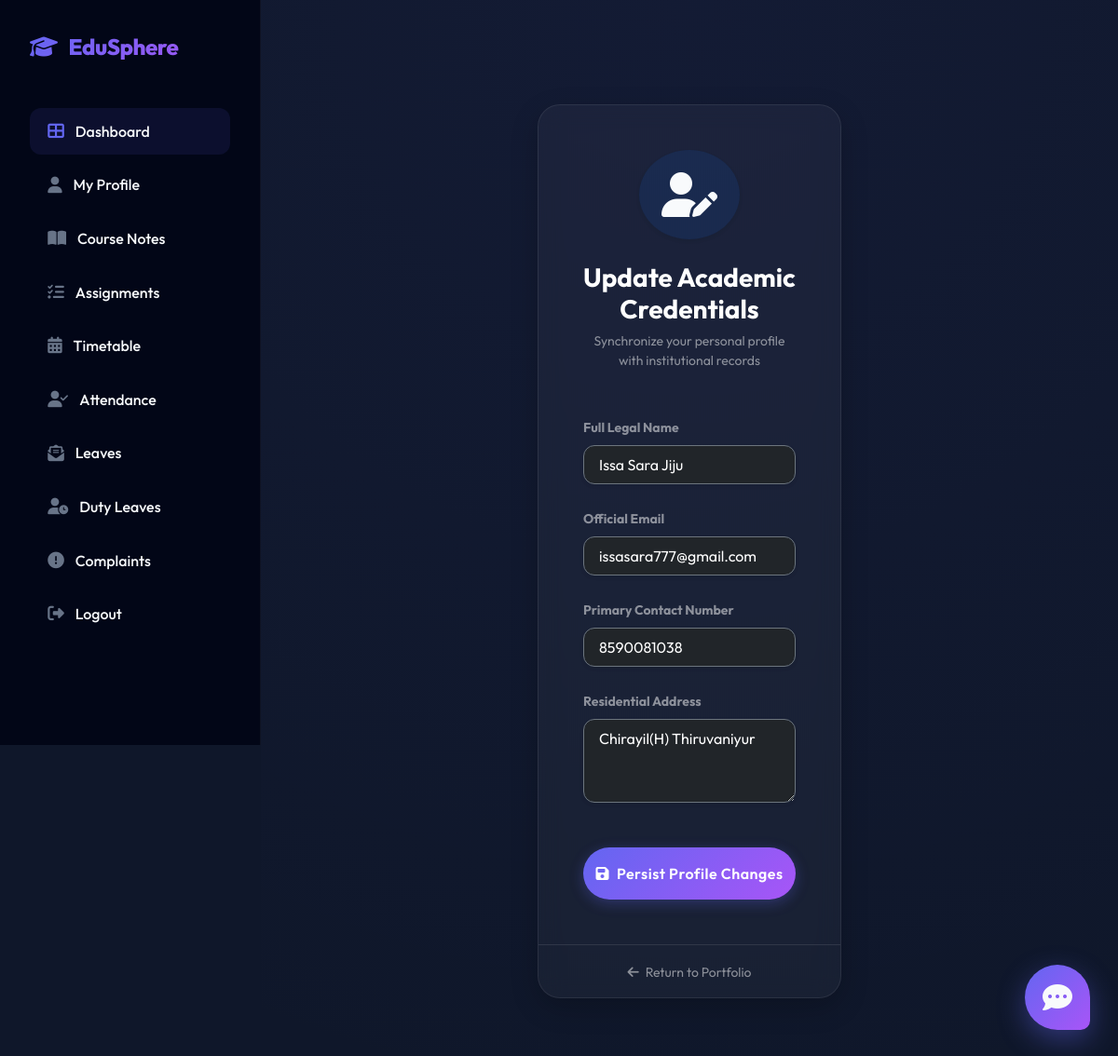
The page /Student/Editprofile/ (signed in) on the database its author committed.
### Teacher/models.py (models this page shows)
class tbl_student(models.Model):
    student_name=models.CharField(max_length=50)
    student_email=models.CharField(max_length=50)
    student_registernumber=models.CharField(max_length=50,null=True)
    student_contact=models.CharField(max_length=50)
    student_address=models.CharField(max_length=50)
    student_photo=models.FileField(upload_to="Assets/StudentDocs/")
    student_gender=models.CharField(max_length=50)
    student_dob=models.DateField(validators=[validate_dob])
    student_password=models.CharField(max_length=50)
    assignclass=models.ForeignKey(tbl_assignclass,on_delete=models.CASCADE)

### Student/views.py (the view)
# urls.py: path('Editprofile/',views.Editprofile,name="Editprofile"),
def Editprofile(request):
  studentdata = tbl_student.objects.get(id=request.session['sid'])
  if request.method == "POST":
    name=request.POST.get("txt_name")
    email=request.POST.get("txt_email")
    contact=request.POST.get("txt_contact")
    address=request.POST.get("txt_address")
    studentdata.student_name = name
    studentdata.student_email= email
    studentdata.student_contact= contact
    studentdata.student_address= address
    studentdata.save()
    return render(request,"Student/Editprofile.html",{'msg':"Data Updated..."})
  else:
    return render(request,"Student/Editprofile.html",{'student':studentdata})

### Teacher/context_processors.py (called while the page is built)
def teacher_sidebar_context(request):
    is_class_teacher = False
    tid = request.session.get('tid')
    if tid:
        try:
            teacher = tbl_teacher.objects.get(id=tid)
            is_class_teacher = tbl_assignclass.objects.filter(teacher=teacher).exists()
        except tbl_teacher.DoesNotExist:
            is_class_teacher = False
    return {
        'is_class_teacher': is_class_teacher
    }

### Student/Templates/Student/Editprofile.html (shortened to what this page needs)
{% extends 'Student/Head.html' %}
{% load static %}
{% block content %}
<div class="container-fluid py-4">
    <div class="row pt-5 justify-content-center">
        <div class="col-lg-5">
            <div class="card bg-white bg-opacity-5 border border-white border-opacity-10 rounded-4 shadow-lg overflow-hidden animate-fadeIn">
                <div class="card-body p-5">
                    <div class="text-center mb-5">
                        <div class="bg-primary bg-opacity-10 text-primary p-4 rounded-circle d-inline-block shadow-sm">
                            <i class="fas fa-user-edit fa-3x"></i>
                        </div>
                        <h2 class="h3 fw-bold mt-4 mb-2 text-white">Update Academic Credentials</h2>
                        <p class="text-muted small">Synchronize your personal profile with institutional records</p>
                    </div>
                    <form action="" method="post">
                        <div class="mb-4">
                            <label class="form-label text-muted small fw-bold uppercase letter-spacing-1">Full Legal Name</label>
                            <input type="text" required name="txt_name" id="txt_name" value="{{ student.student_name }}" class="form-control bg-dark border-secondary text-white py-2 shadow-sm" pattern="^[A-Z]+[a-zA-Z ]*$" title="Introductory letter must be a capital.">
                        </div>
                        <div class="mb-4">
                            <label class="form-label text-muted small fw-bold uppercase letter-spacing-1">Official Email</label>
                            <input type="email" required name="txt_email" id="txt_email" value="{{ student.student_email }}" class="form-control bg-dark border-secondary text-white py-2 shadow-sm">
                        </div>
                        <div class="mb-4">
                            <label class="form-label text-muted small fw-bold uppercase letter-spacing-1">Primary Contact Number</label>
                            <input type="text" required name="txt_contact" id="txt_contact" value="{{ student.student_contact }}" class="form-control bg-dark border-secondary text-white py-2 shadow-sm" pattern="[6-9]{1}[0-9]{9}" title="Must be a valid 10-digit mobile sequence.">
                        </div>
                        <div class="mb-4">
                            <label class="form-label text-muted small fw-bold uppercase letter-spacing-1">Residential Address</label>
                            <textarea required name="txt_address" id="txt_address" class="form-control bg-dark border-secondary text-white py-2 shadow-sm" rows="3">{{ student.student_address }}</textarea>
                        </div>
                        <div class="d-grid mt-5">
                            <button type="submit" class="btn btn-primary py-3 rounded-pill fw-bold transform-active transition-all shadow-lg">
                                <i class="fas fa-save me-2"></i>Persist Profile Changes
                            </button>
                        </div>
                    </form>
                </div>
                <div class="bg-white bg-opacity-5 py-3 border-top border-white border-opacity-10 text-center">
                    <a href="{% url 'Student:Myprofile' %}" class="text-muted small text-decoration-none hover-underline"><i class="fas fa-arrow-left me-1"></i> Return to Portfolio</a>
                </div>
            </div>
        </div>
    </div>
</div>
{% endblock %}

### Student/Templates/Student/Head.html (style rules this page uses)
:root { --primary-color: #6366f1; --primary-hover: #4f46e5; --secondary-color: #10b981; --dark-bg: #0f172a; --card-bg: rgba(255, 255, 255, 0.05); --glass-border: rgba(255, 255, 255, 0.1); --text-main: #f8fafc; --text-muted: #94a3b8; }
body { font-family: 'Outfit', sans-serif; background-color: var(--dark-bg); color: var(--text-main); margin: 0; display: flex; }
.bg-white, .bg-light, .bg-transparent { background-color: transparent !important; }
.card.bg-white, .card.bg-light { background: rgba(255, 255, 255, 0.04) !important; }
.animate-fadeIn, .animate-slideIn, .animate-slideUp, [class*="animate-"] { opacity: 1 !important; transform: none !important; animation: none !important; }
h1, h2, h3, h4, h5, h6, p, span, td, th, label, div:not(.sidebar):not(.nav-item) { color: #f8fafc !important; }
.text-muted { color: rgba(255, 255, 255, 0.5) !important; }
body { color: var(--text-main); background-color: var(--dark-bg); }
h1, h2, h3, h4, h5, h6, label, p, td, th, span { color: var(--text-main) !important; }
.text-muted { color: var(--text-muted) !important; }
input, select, textarea { color: #ffffff !important; background-color: rgba(255, 255, 255, 0.05) !important; border: 1px solid rgba(255, 255, 255, 0.15) !important; border-radius: 12px !important; padding: 0.75rem 1rem !important; }
input::placeholder { color: rgba(255, 255, 255, 0.4) !important; }
.card { background: rgba(255, 255, 255, 0.04) !important; backdrop-filter: blur(12px) !important; border: 1px solid rgba(255, 255, 255, 0.1) !important; border-radius: 24px !important; box-shadow: 0 10px 30px rgba(0, 0, 0, 0.2) !important; }
.btn-primary { background: linear-gradient(135deg, #6366f1, #a855f7) !important; border: none !important; box-shadow: 0 4px 15px rgba(99, 102, 241, 0.3) !important; transition: all 0.3s cubic-bezier(0.4, 0, 0.2, 1) !important; font-weight: 600 !important; letter-spacing: 0.5px !important; }
.bg-white, .bg-light, .bg-transparent, .container, .container-fluid { background-color: transparent !important; }
.bg-white, .bg-light, .bg-transparent, .container, .container-fluid, .card-body, .main-panel, .content-wrapper { background-color: transparent !important; background: transparent !important; }
.card:not(.bg-primary):not(.bg-success):not(.bg-danger) { background: rgba(255, 255, 255, 0.04) !important; border: 1px solid rgba(255, 255, 255, 0.08) !important; color: #f8fafc !important; }
.animate-fadeIn, .animate-slideIn, .animate-slideUp, [class*="animate-"], .fade, .show { opacity: 1 !important; visibility: visible !important; transform: none !important; }
h1, h2, h3, h4, h5, h6, p, span, td, th, label, .form-label, strong, b { color: #f8fafc !important; }

### rows shown on the page
tbl_student: txt_name "Issa Sara Jiju", txt_email "issasara777@gmail.com", txt_contact "8590081038", txt_address "Chirayil(H) Thiruvaniyur"
